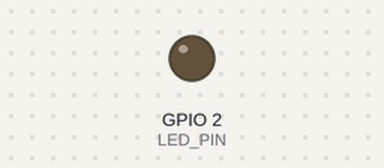
The sketch below on a simulated ESP32. Parts: output pins drawn as LEDs (lit = HIGH). WiFi joins after 1.5 s; servers stay silent unless stated; nothing arrives over Bluetooth unless stated; what the sketch prints to the serial monitor is not drawn.

Above: at 0.1 s.
At 4.6 s:
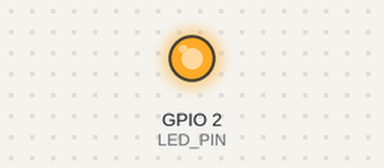
Timing chart, 0 to 6.1 s (numbered marks = the images above):
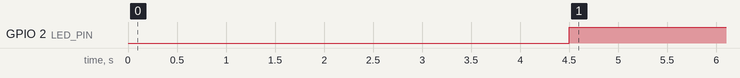

The sketch:

IoT25-HW07Client.ino
```cpp
#include <BLEDevice.h>
#include <BLEUtils.h>
#include <BLEScan.h>
#include <WiFi.h>
#include <WebServer.h>
#define LED_PIN 2

const char* ssid = "Galaxy Z Fold4 D85F";
const char* password = "cxoe0053";

WebServer server(80);

BLEScan* pBLEScan;
int targetRSSI = 0;
String targetDeviceName = "ESP32-ADV";

class MyAdvertisedDeviceCallbacks : public BLEAdvertisedDeviceCallbacks {
  void onResult(BLEAdvertisedDevice advertisedDevice) {
    if (advertisedDevice.haveName() && advertisedDevice.getName() == targetDeviceName) {
      targetRSSI = advertisedDevice.getRSSI();
      Serial.printf("Device found: %s, RSSI: %d\n", advertisedDevice.getName().c_str(), targetRSSI);
    }
  }
};

float estimateDistanceFromRSSI(int rssi) { // m 변환
  int txPower = -65;
  float n = 2.5;
  return pow(10.0, (txPower - rssi) / (10.0 * n));
}

String classifyDistance(float distance) {
  if (distance <= 1.0) return "≤ 1m";
  else if (distance <= 2.0) return "> 1m";
  else if (distance <= 3.0) return "> 2m";
  else if (distance <= 4.0) return "> 3m";
  else if (distance <= 5.0) return "> 4m";
  else return "> 5m";
}

void handleRoot() {
  float distance = estimateDistanceFromRSSI(targetRSSI);
  String label = classifyDistance(distance);

  String html = "<html><head><meta http-equiv='refresh' content='2'></head><body>";
  html += "<h1>ESP32 BLE RSSI Monitor</h1>";
  html += "<h1>Device: " + targetDeviceName + "</h1>";
  html += "<h1>RSSI: " + String(targetRSSI) + " dBm</h1>";
  html += "<h1>Estimated Distance: " + String(distance, 2) + " m</h1>";  // 거리 출력
  html += "<h1>Range: " + label + "</h1>"; // 범위 출력
  html += "</body></html>";
  server.send(200, "text/html", html);
}

void setup() {
  Serial.begin(115200);
  pinMode(LED_PIN, OUTPUT);

  // Wi-Fi 연결
  WiFi.begin(ssid, password);
  while (WiFi.status() != WL_CONNECTED) {
    delay(500);
    Serial.print(".");
  }
  Serial.println("\nWiFi connected. IP address: ");
  Serial.println(WiFi.localIP());

  // 웹서버 시작
  server.on("/", handleRoot);
  server.begin();

  // BLE 초기화
  BLEDevice::init("");
  pBLEScan = BLEDevice::getScan();
  pBLEScan->setAdvertisedDeviceCallbacks(new MyAdvertisedDeviceCallbacks());
  pBLEScan->setActiveScan(true);
  pBLEScan->setInterval(48);
  pBLEScan->setWindow(24);
}

void loop() {
  pBLEScan->start(3, false);

  // 거리 계산 및 LED 제어
  float distance = estimateDistanceFromRSSI(targetRSSI);
  if (distance <= 1.0) {
    digitalWrite(LED_PIN, HIGH);  // 1미터 이내면 LED ON
  } else {
    digitalWrite(LED_PIN, LOW);   // 아니면 OFF
  }

  server.handleClient();
  Serial.println(WiFi.localIP());
  delay(1000);
}
```

Measured:
- by itself, GPIO 2 (LED_PIN): LOW → HIGH at 4.5 s
